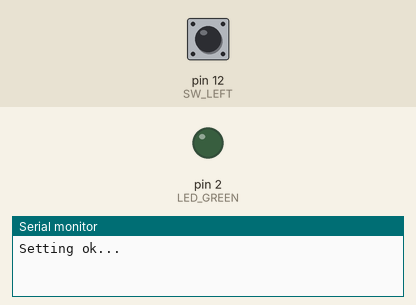
Bench run of a sketch on a simulated Arduino Uno, built with avr-gcc and run on an emulated ATmega328P. Shown: output pins drawn as LEDs (lit = HIGH), the last lines printed to the serial monitor. The inputs (shaded band) are chosen by the test bench; at power-on: pin 12 (SW_LEFT) LOW.

Above: at 1.2 s.
1.3 s: pin 12 (SW_LEFT) pulled HIGH for 0.15 s
At 1.38 s:
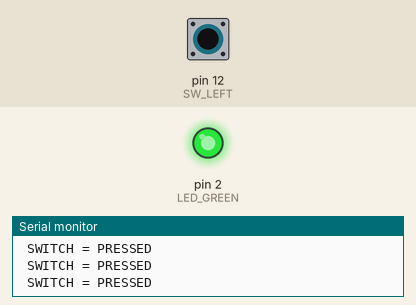
2.9 s: pin 12 (SW_LEFT) pulled HIGH for 3.2 s
At 7.3 s:
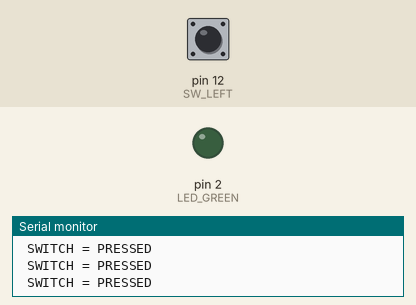
7.6 s: pin 12 (SW_LEFT) driven HIGH
At 8.5 s:
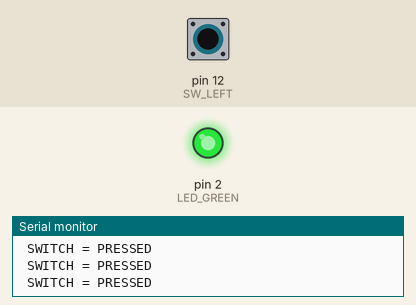
10.6 s: pin 12 (SW_LEFT) driven LOW
At 11.6 s:
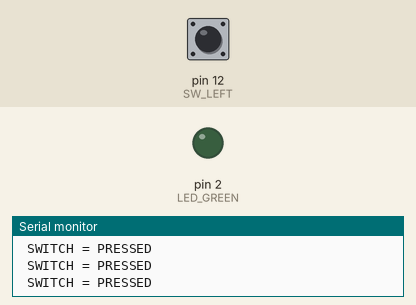
Timing chart, 0 to 13.1 s (numbered marks = the images above; inputs shaded):
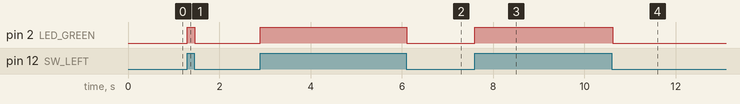

Measured:
- after the input at 1.3 s, pin 2 (LED_GREEN): LOW → HIGH at once, → LOW 0.16 s later
- after the input at 2.9 s, pin 2 (LED_GREEN): LOW → HIGH at once, → LOW 3.2 s later
- after the input at 7.6 s, pin 2 (LED_GREEN): LOW → HIGH at once
- after the input at 10.6 s, pin 2 (LED_GREEN): HIGH → LOW at once

The sketch:

bounce.ino
```cpp
#define LED_GREEN  2
#define SW_LEFT   12
bool red_st, green_st, yellow_st;
void setup() {
  Serial.begin(9600);
  pinMode(SW_LEFT,INPUT);
  pinMode(LED_GREEN, OUTPUT);
  digitalWrite(LED_GREEN, LOW);

  Serial.println("Setting ok...");
}

void loop() {

  if(digitalRead(SW_LEFT)== HIGH){
    digitalWrite(LED_GREEN, HIGH);
    Serial.println( " SWITCH = PRESSED  \n");
  }else{
    digitalWrite(LED_GREEN, LOW);
  }
 // delay(500);
}
```
